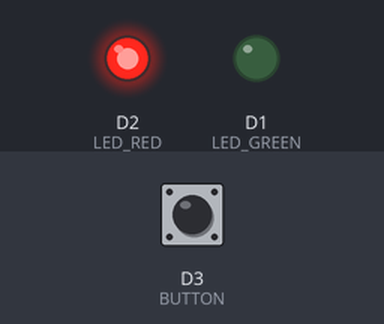
Bench run of a sketch on a simulated ESP8266 (NodeMCU). Parts: output pins drawn as LEDs (lit = HIGH). Inputs (shaded band) come from the test bench; at power-on: D3 (BUTTON) HIGH.

Above: at 1.2 s.
1.3 s: D3 (BUTTON) pulled LOW for 0.15 s
At 3.9 s:
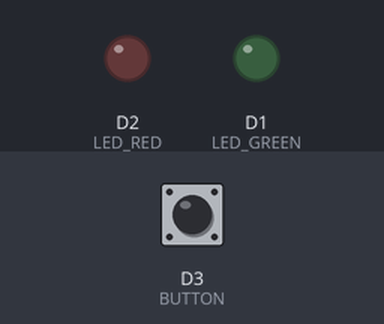
4.4 s: D3 (BUTTON) pulled LOW for 1 s
At 4.9 s:
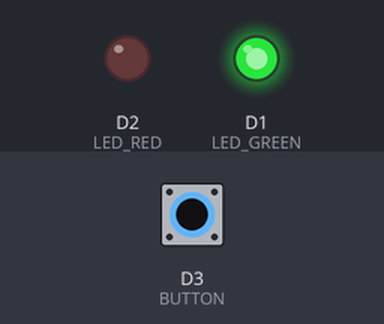
6.9 s: D3 (BUTTON) pulled LOW for 3.2 s
At 10.5 s:
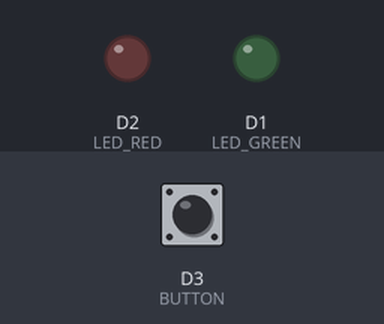
Timing chart, 0 to 16.5 s (numbered marks = the images above; inputs shaded):
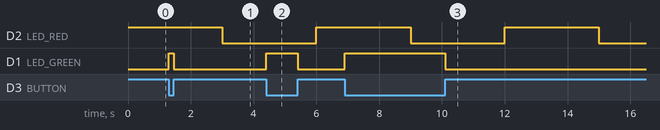

Measured:
- after the input at 1.3 s, D1 (LED_GREEN): LOW → HIGH at once, → LOW 0.15 s later
- after the input at 4.4 s, D1 (LED_GREEN): LOW → HIGH at once, → LOW 1.0 s later
- after the input at 6.9 s, D1 (LED_GREEN): LOW → HIGH at once, → LOW 3.2 s later

The sketch:

interrupt.ino
```cpp
#define LED_RED D2
#define LED_GREEN D1
#define BUTTON D3
void setup() {
  pinMode(LED_RED, OUTPUT);
  pinMode(LED_GREEN, OUTPUT);
  pinMode(BUTTON, INPUT);
  attachInterrupt(BUTTON, showGreen, CHANGE);
}
void loop() {
  digitalWrite(LED_RED, HIGH);
  delay(3000);
  digitalWrite(LED_RED, LOW);
  delay(3000);
}
void showGreen() {
  digitalWrite(LED_GREEN, !digitalRead(BUTTON));
}
```
